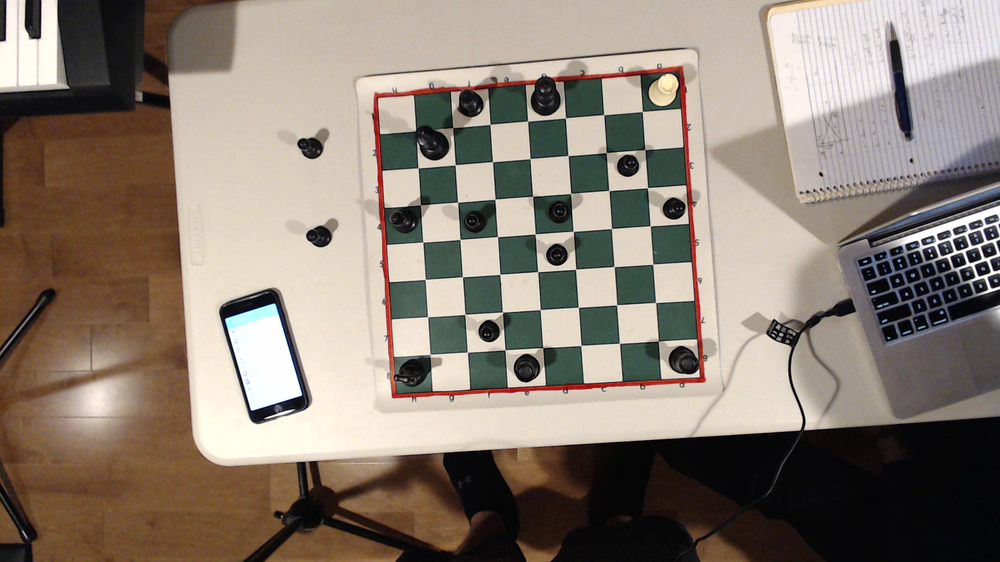
#> input picture red_centered2.png, 1000 x 562 px, shrunk from 1920 x 1080 before the run
$ python Board_extract.py
#> lines starting #> are read from the running program, lines starting #| are printed output that depends on the picture; after the words box and inside, x2 and y2 are one past the last pixel; in counts of white or black regions, pixels touching at a corner belong together
import cv2
from matplotlib import pyplot as plt
import numpy as np

# [15 lines left out: function find_interection, not called in this run]
def length(p1,p2):
	return np.sqrt((p1[0]-p2[0])**2+(p1[1]-p2[1])**2)

def find_board_edge_size(corners):
	p1 = corners[0]
	p2 = corners[1]
	p3 = corners[2]
	p4 = corners[3]

	return max (length(p1,p2),length(p1,p3),length(p2,p4),length(p3,p4))

# [37 lines left out: functions findExtremeCorners, extract_squares, not called in this run]


img = cv2.imread('red_centered2.png')
#> img is the input picture: shape (562, 1000, 3); mean B, G, R 114.8, 126.3, 138.2

hsv = cv2.cvtColor(img, cv2.COLOR_BGR2HSV)
#> hsv: shape (562, 1000, 3); mean H, S, V 40.5, 63.6, 140.6
lower_red = np.array([-10,100,100])
upper_red = np.array([10,255,255])

mask = cv2.inRange(hsv, lower_red, upper_red)
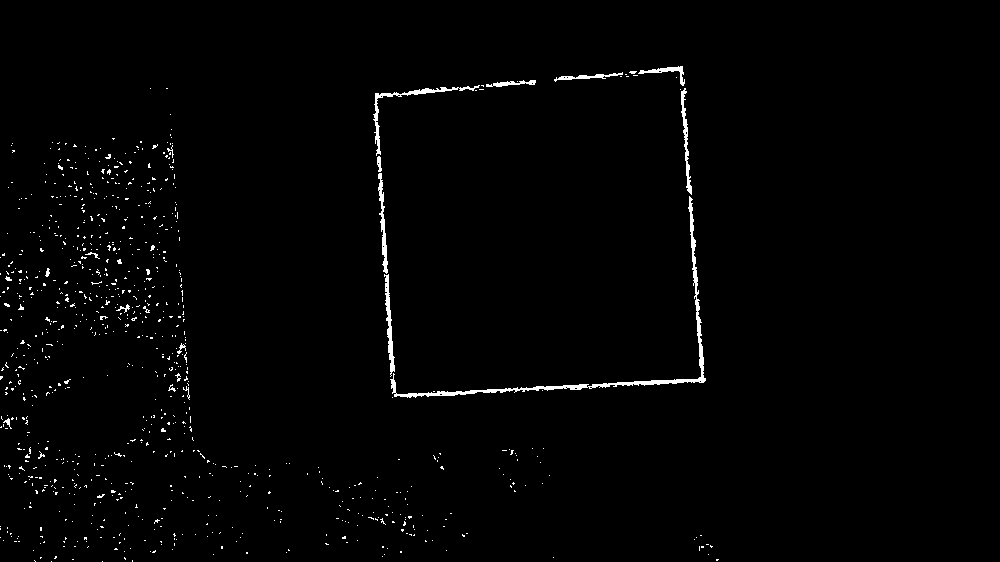
#> mask: shape (562, 1000); 1.3% white; 867 white regions (846 under 20 px), largest, box (x1, y1, x2, y2) and area: (390, 196, 706, 398) 1805, (373, 85, 480, 156) 539, (384, 274, 395, 377) 412
res = cv2.bitwise_and(img,img, mask= mask)
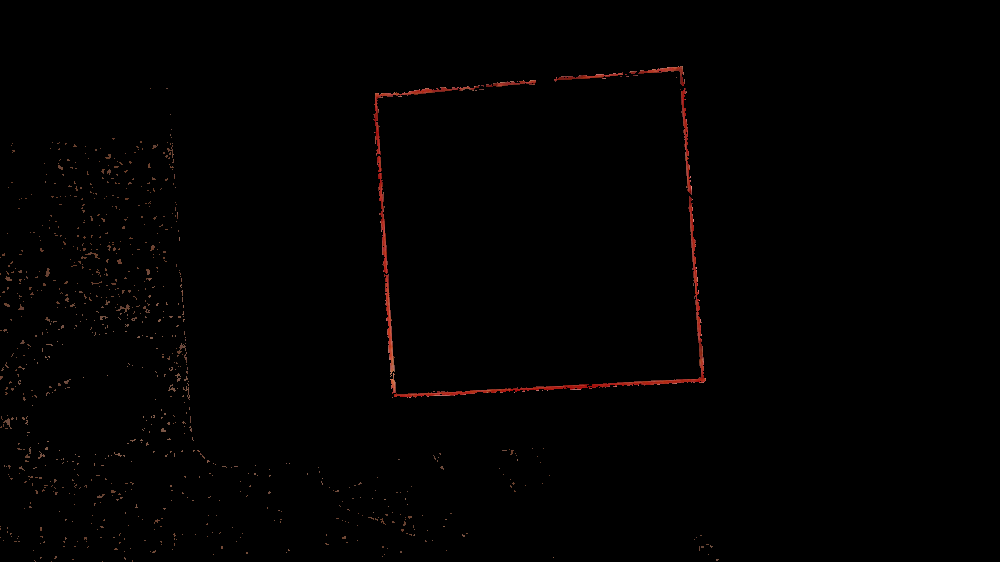
#> res: shape (562, 1000, 3); mean B, G, R 0.6, 0.8, 1.8

edges=cv2.Canny(mask, 100,200)
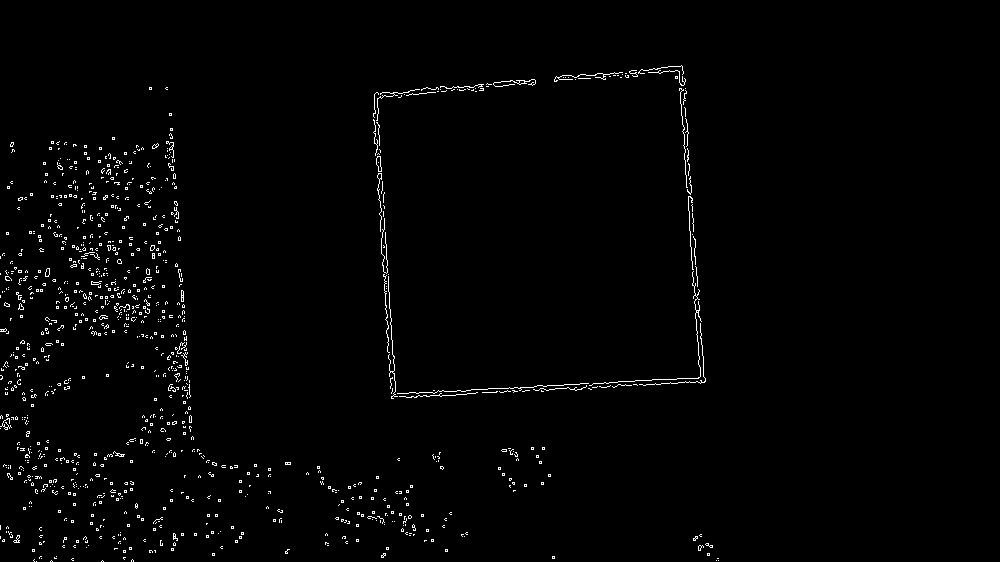
#> edges: shape (562, 1000); 1.5% white in thin lines or dots, all inside (x1, y1, x2, y2) = (0, 65, 719, 562)


old_lines = cv2.HoughLines(edges,1,np.pi/180,180)
#> old_lines = [[-672, 3.07]]


thresh1=25
thresh2=0.1

lines=old_lines[0]
#> lines = [[-672, 3.07]]

to_delete=[]
for index,line in enumerate(lines):
	for index_2 in range(index+1, len(lines)):
		if ((abs(line[0]-lines[index_2][0])<thresh1) and (abs(line[1]-lines[index_2][1])<thresh2)):
			line[0]=(line[0]+lines[index_2][0])/2
			line[1]=(line[1]+lines[index_2][1])/2
			to_delete.append(index_2)
#> this loop made 1 pass
#> after the loop, to_delete = []

new_lines=np.delete(lines,list(set(to_delete)),axis=0)
#> new_lines = [[-672, 3.07]]


horz=[]
vert=[]

for line in new_lines:
	if abs(np.sin(line[1]))>0.5:
		vert.append((line[0],line[1]))
	else:
		horz.append((line[0],line[1]))
#> after the loop, horz = [(-672, 3.07)]; vert = []

# print horz
# print vert

corners=[]

for hor_line in horz:
	for vert_line in vert:
		corners.append(find_interection(hor_line,vert_line))
#> this loop made 1 pass
#> after the loop, corners = []
# [16 lines of commented-out code are left out]

#> (the run stopped early here; a loop or call above may not have finished)

$ run again, with board_coloured_pieces.png copied over red_centered2.png
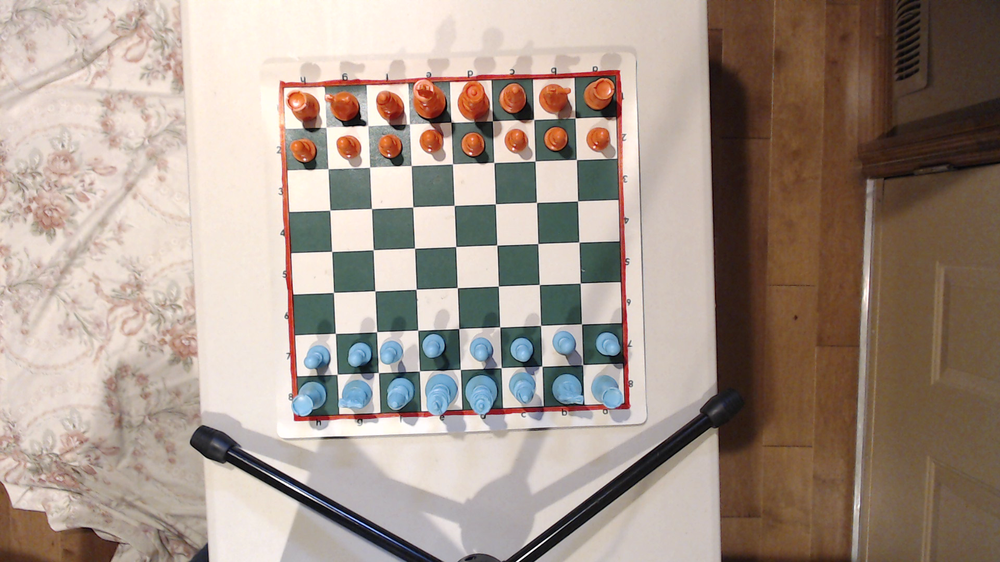
#> input picture board_coloured_pieces.png, 1000 x 562 px, shrunk from 1920 x 1080 before the run
#> img is the input picture: shape (562, 1000, 3); mean B, G, R 137.7, 148.9, 164.8
#> hsv: shape (562, 1000, 3); mean H, S, V 27.9, 63.3, 167.7
#> `mask = cv2.inRange(hsv, lower_red, upper_red)`:
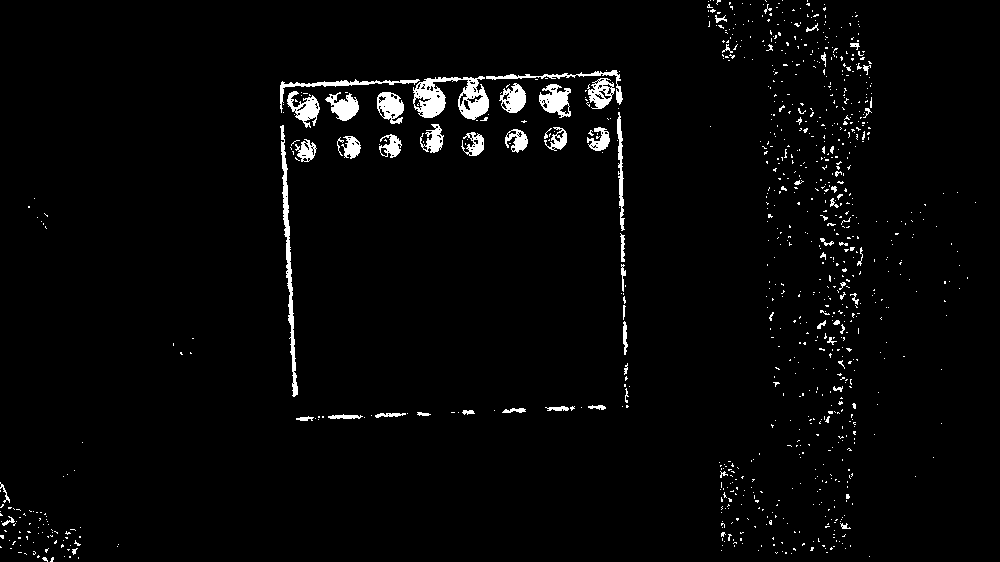
#> mask: shape (562, 1000); 2.7% white; 921 white regions (853 under 20 px), largest, box (x1, y1, x2, y2) and area: (413, 76, 489, 120) 1716, (280, 125, 298, 397) 1135, (539, 84, 571, 118) 633
#> `edges=cv2.Canny(mask, 100,200)`:
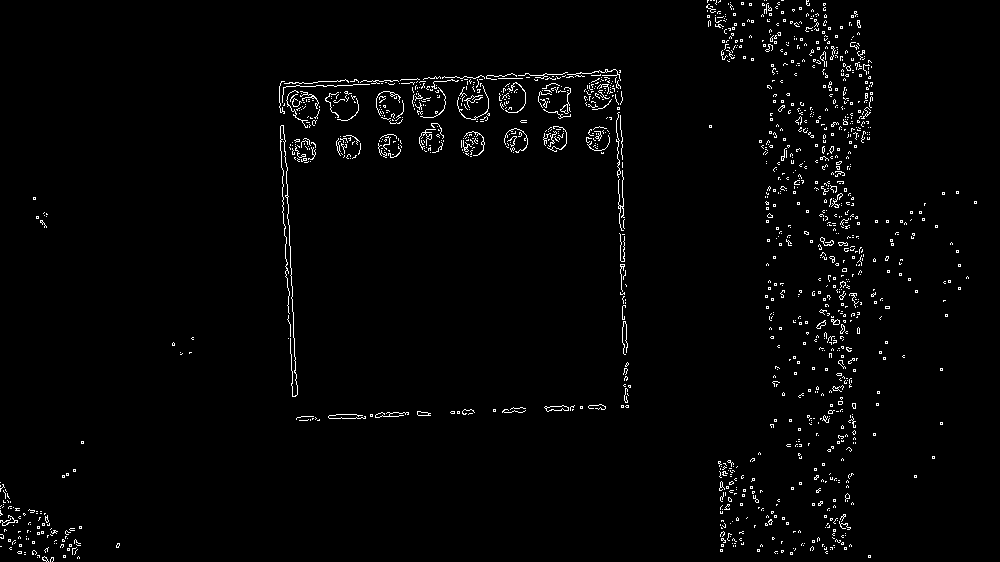
#> edges: shape (562, 1000); 2% white in thin lines or dots
#> old_lines = None
